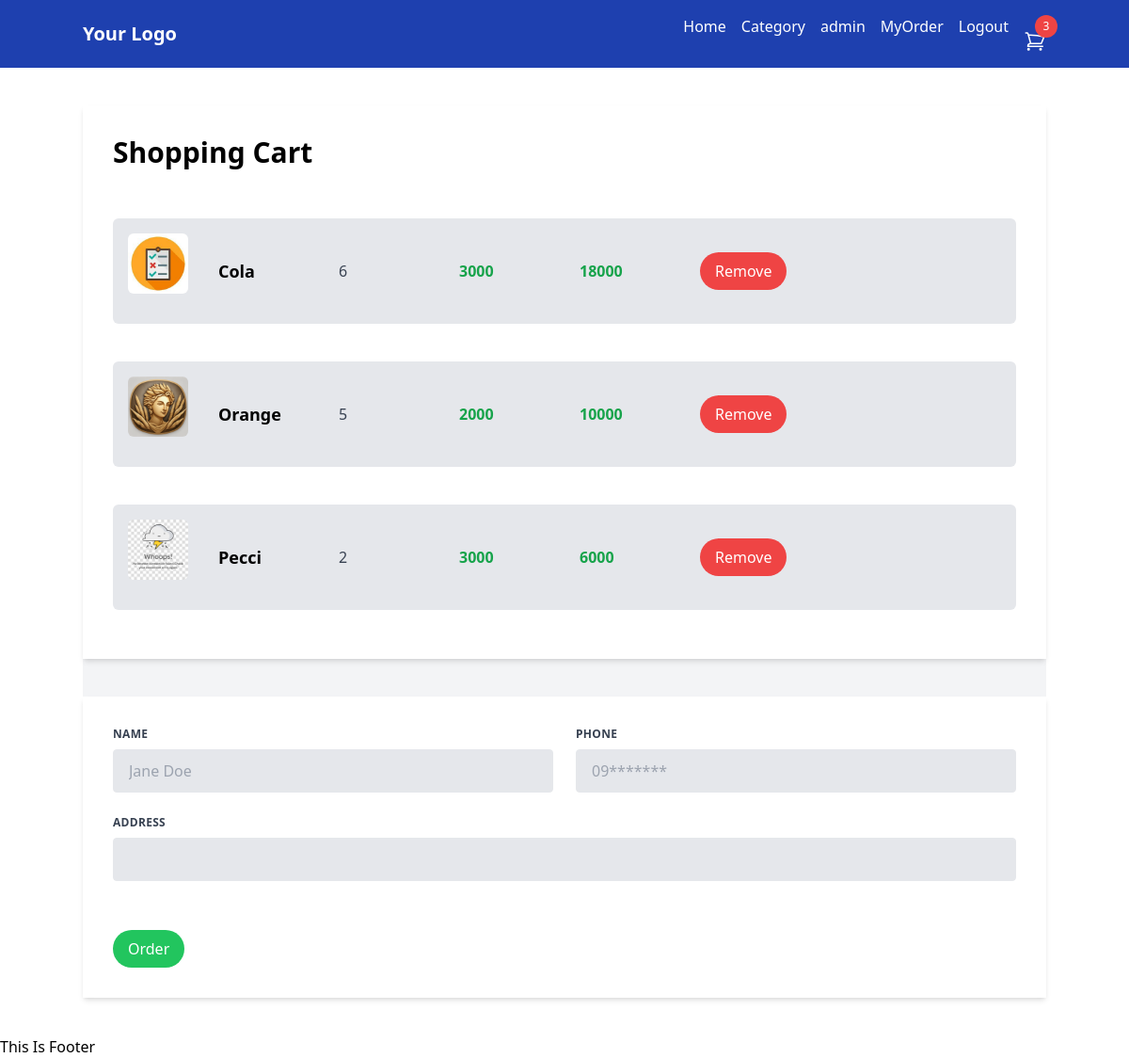
/product/cartList/ (signed in), run on the app's committed database.
### myshop/models.py (models this page shows, shortened)
class Cart(models.Model):
    product = models.ForeignKey(Product, on_delete=models.CASCADE)
    qty = models.IntegerField()
    user = models.ForeignKey(User,on_delete=models.CASCADE, default=None)
    created_at = models.DateTimeField(default=None)

class Product(models.Model):
    name = models.CharField(max_length=100)
    image = models.ImageField(default=None)
    category = models.ForeignKey(Category, on_delete=models.CASCADE)
    price = models.IntegerField(default=None)
    qty = models.IntegerField(default=None)
    created_at = models.DateTimeField(default=None)

### myshop/views.py (the view)
# urls.py: path('cartList/', CartList),
def CartList(request):
    cart = Cart.objects.filter(user_id=request.user.id)
    for item in cart:
        item.total = item.product.price * item.qty
    return render(request, 'cartList.html',{'cart':cart})

### utils/context_processors.py (called while the page is built)
def category(request):
    category = Category.objects.all()
    return {'cat':category}

def cartCount(request):
    count = Cart.objects.filter(user_id=request.user.id).count()
    return {'count':count}

### myshop/templates/cartList.html (shortened to what this page needs)
{% extends "base.html" %}
{% block body %}
<div class="bg-gray-100 font-sans">
    <div class="container mx-auto my-10 p-8 bg-white shadow-md">
        <h1 class="text-3xl font-bold mb-8">Shopping Cart</h1>
      {% if cart %}
        <div class="flex flex-col">
        {% for c in cart %}
            <div class="flex flex-row bg-gray-200 p-4 rounded-md my-5">
                <img src="{{c.product.image.url}}" alt="Product Image" class="w-16 h-16 object-cover mb-4 rounded-md">
                <div class="flex items-center justify-between">
                    <h2 class="text-lg font-bold ml-8 w-32">{{c.product.name}}</h2>
                    <p class="text-gray-700 w-32">{{c.qty}}</p>
                    <p class="text-green-600 font-bold w-32">{{c.product.price}}</p>
                    <p class="text-green-600 font-bold w-32">{{ c.total }}</p>
                    <a href="/product/cartDelete/{{c.id}}" class="bg-red-500 text-white py-2 px-4 rounded-full hover:bg-blue-700">Remove</a>
                </div>
            </div>
        {% endfor %}
        </div>
      {% else %}
      <div class="flex flex-row bg-gray-200 p-4 rounded-md my-5">
            <h2 class="text-lg font-bold ml-8 mr-20 w-50">Nothing in Your Cart!</h2>
            <a href="/product/list/" class="bg-red-500 text-white py-2 px-4 rounded-full hover:bg-blue-700">See Products</a>
    </div>
      {% endif %}
    </div>
    {% if cart %}
      <form method="POST" action="/product/cartOrderCreate/" class="container mx-auto my-10 p-8 bg-white shadow-md">
        <div class=" flex flex-wrap -mx-3 mb-6">
          <div class="w-full md:w-1/2 px-3 mb-6 md:mb-0">
            <label class="block uppercase tracking-wide text-gray-700 text-xs font-bold mb-2">
              Name
            </label>
            <input name="name" type="text" placeholder="Jane Doe" required class="appearance-none block w-full bg-gray-200 text-gray-700 border border-gray-200 rounded py-3 px-4 leading-tight focus:outline-none focus:bg-white focus:border-gray-500">
          </div>
          <div class="w-full md:w-1/2 px-3">
            <label class="block uppercase tracking-wide text-gray-700 text-xs font-bold mb-2">
              Phone
            </label>
            <input name="phone" type="number" placeholder="09*******" required class="appearance-none block w-full bg-gray-200 text-gray-700 border border-gray-200 rounded py-3 px-4 leading-tight focus:outline-none focus:bg-white focus:border-gray-500">
          </div>
        </div>
        <div class="flex flex-wrap -mx-3 mb-6">
          <div class="w-full px-3">
            <label class="block uppercase tracking-wide text-gray-700 text-xs font-bold mb-2">
              Address
            </label>
            <input name="address" type="text" required class="appearance-none block w-full bg-gray-200 text-gray-700 border border-gray-200 rounded py-3 px-4 mb-3 leading-tight focus:outline-none focus:bg-white focus:border-gray-500">
          </div>
        </div>
        <button type="submit" class="mt-4 bg-green-500 text-white py-2 px-4 rounded-full hover:bg-blue-700">Order</a>
      </form>
    {% endif %}
</div>
{% endblock body %}

### templates/base.html (shortened to what this page needs)
<html>
    <head>
        <script src="https://cdn.tailwindcss.com"></script>
    </head>
    <body>
        {% include "header.html" %}
        <div class="container mx-auto">
            {% block body %}{% endblock body %}
        </div>
        {% include "footer.html" %}
    </body>
</html>

### templates/header.html (shortened to what this page needs)
<nav class="bg-blue-800 p-4">
    <div class="container mx-auto flex justify-between items-center">
        <a href="#" class="text-white text-xl font-bold">Your Logo</a>
        <div class="flex flex-row space-x-4">
            <a href="/product/list/" class="text-white">Home</a>
            <div class="relative group1">
                <a href="#" class="text-white group1-hover:text-gray-300"> Category </a>
            </div>
            <div class="relative group2">
                <a href="#" class="text-white group2-hover:text-gray-300"> {{ user.username }}</a>
            </div>
            <a href="/product/orderList/" class="text-white">MyOrder</a>
            <a href="/logout/" class="text-white">Logout</a>
            <div class="relative" onClick="window.location='/product/cartList/';">
                <div class="t-0 absolute left-3">
                    <p class="flex h-2 w-2 items-center justify-center rounded-full bg-red-500 p-3 text-xs text-white">
                        {{ count }}
                    </p>
                </div>
            </div>
        </div>
    </div>
</nav>

### templates/footer.html
<p>This Is Footer</p>

### data on the page
Cart: product.image (picture), product.name "Cola", qty "6", product.price "3000", total "18000"
Cart: product.image (picture), product.name "Orange", qty "5", product.price "2000", total "10000"
Cart: product.image (picture), product.name "Pecci", qty "2", product.price "3000", total "6000"

### other printed values
{{ user.username }} "admin"
{{ count }} "3"
